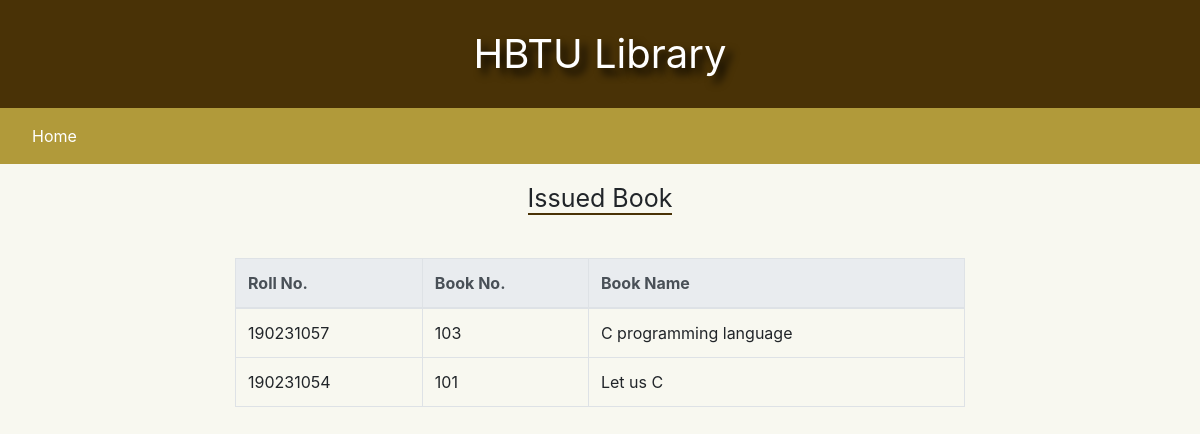
Page /s_issued_book/ (signed in) on the committed database.
### user/models.py (models this page shows, shortened)
class issued_book(models.Model):
    b_no = models.CharField(max_length=50, primary_key=True)
    b_name = models.CharField(max_length=50, null=False)
    roll_no = models.CharField(max_length=30, null=False)

### user/views.py (the view)
# urls.py: path('s_issued_book/', views.s_issued_book),
def s_issued_book(request):
    if request.user.is_authenticated:
        value = issued_book.objects.all().order_by("-b_no")
        return render(request, 'lstaff/s_issued_book.html', context={"data":value})
    else:
        return render(request, 'lstaff/s_login.html')

### Templates/lstaff/s_issued_book.html (shortened to what this page needs)
{% extends 's_base.html' %}
{% load static %}
{% block content %}
<div class="p-3 mb-4 text-center">
        <span class="title">Issued Book</span>
    </div>
<div class="container">
    <div class="row">
        <div class="col-sm-2"></div>
        <div class="col-sm-8">
            {% if data %}
            <table class="table table-hover table-bordered">
                <thead class="thead-light">
                    <tr>
                        <th>Roll No.</th>
                        <th>Book No.</th>
                        <th>Book Name</th>
                    </tr>
                </thead>
                {% for r in data %}
                <tr>
                    <td>{{r.roll_no}}</td>
                    <td>{{r.b_no}}</td>
                    <td>{{r.b_name}}</td>
                </tr>
                {% endfor %}
            </table>
        </div>
        <div class="col-sm-2"></div>
    </div>
     {% else %}
    <center><h3>No Book Issued Yet. Please Issue any Book.</h3></center>
    {% endif %}
</div>
{% endblock %}

### Templates/s_base.html (style rules this page uses)
body, html { margin: 0; scroll-behavior:smooth; background:#f8f8f0; }
.title { font-size: 25px; border-bottom: 2px solid #493206; }

### rows in the picture
issued_book: roll_no "190231057", b_no "103", b_name "C programming language"
issued_book: roll_no "190231054", b_no "101", b_name "Let us C"
